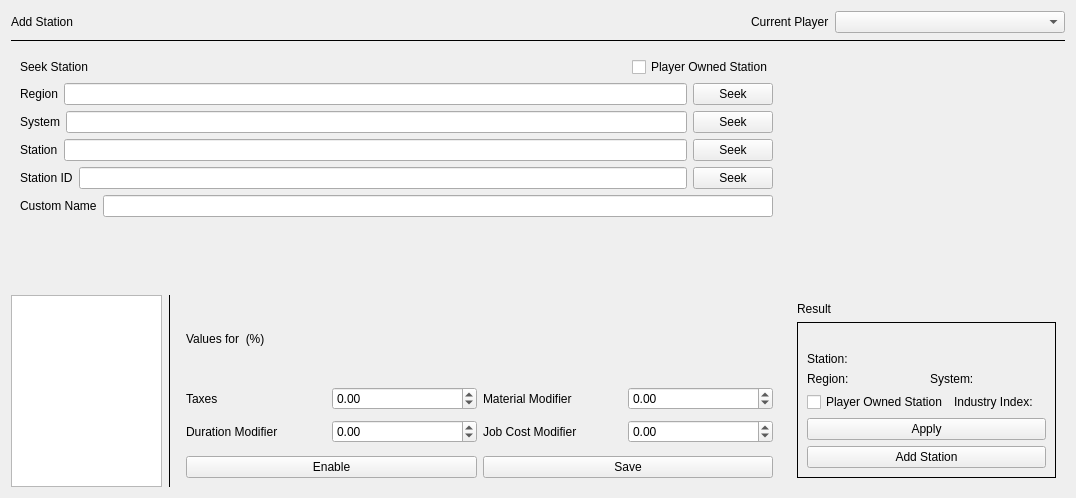
<?xml version="1.0" encoding="UTF-8"?>
<ui version="4.0">
 <class>AddStationForm</class>
 <widget class="QWidget" name="AddStationForm">
  <property name="geometry">
   <rect>
    <x>0</x>
    <y>0</y>
    <width>1076</width>
    <height>498</height>
   </rect>
  </property>
  <property name="windowTitle">
   <string>Form</string>
  </property>
  <layout class="QVBoxLayout" name="verticalLayout">
   <item>
    <layout class="QHBoxLayout" name="horizontalLayout_20" stretch="7,3">
     <item>
      <widget class="QLabel" name="label">
       <property name="sizePolicy">
        <sizepolicy hsizetype="Minimum" vsizetype="Maximum">
         <horstretch>0</horstretch>
         <verstretch>0</verstretch>
        </sizepolicy>
       </property>
       <property name="styleSheet">
        <string notr="true">font: 900 12pt &quot;Segoe UI&quot;;</string>
       </property>
       <property name="text">
        <string>Add Station</string>
       </property>
      </widget>
     </item>
     <item>
      <layout class="QHBoxLayout" name="horizontalLayout_21">
       <item>
        <widget class="QLabel" name="label_17">
         <property name="sizePolicy">
          <sizepolicy hsizetype="Maximum" vsizetype="Preferred">
           <horstretch>0</horstretch>
           <verstretch>0</verstretch>
          </sizepolicy>
         </property>
         <property name="text">
          <string>Current Player</string>
         </property>
        </widget>
       </item>
       <item>
        <widget class="QComboBox" name="comboBox_player"/>
       </item>
      </layout>
     </item>
    </layout>
   </item>
   <item>
    <widget class="Line" name="line">
     <property name="frameShadow">
      <enum>QFrame::Shadow::Plain</enum>
     </property>
     <property name="orientation">
      <enum>Qt::Orientation::Horizontal</enum>
     </property>
    </widget>
   </item>
   <item>
    <widget class="QWidget" name="widget_3" native="true">
     <layout class="QHBoxLayout" name="horizontalLayout_12">
      <property name="leftMargin">
       <number>0</number>
      </property>
      <property name="topMargin">
       <number>0</number>
      </property>
      <property name="rightMargin">
       <number>0</number>
      </property>
      <property name="bottomMargin">
       <number>0</number>
      </property>
      <item>
       <widget class="QWidget" name="widget_4" native="true">
        <layout class="QVBoxLayout" name="verticalLayout_5">
         <property name="leftMargin">
          <number>0</number>
         </property>
         <property name="topMargin">
          <number>0</number>
         </property>
         <property name="rightMargin">
          <number>0</number>
         </property>
         <property name="bottomMargin">
          <number>0</number>
         </property>
         <item>
          <widget class="QWidget" name="widget" native="true">
           <layout class="QVBoxLayout" name="verticalLayout_2">
            <item>
             <layout class="QHBoxLayout" name="horizontalLayout_8">
              <item>
               <widget class="QLabel" name="label_2">
                <property name="text">
                 <string>Seek Station</string>
                </property>
               </widget>
              </item>
              <item>
               <widget class="QCheckBox" name="checkBox_setPOS">
                <property name="sizePolicy">
                 <sizepolicy hsizetype="Maximum" vsizetype="Fixed">
                  <horstretch>0</horstretch>
                  <verstretch>0</verstretch>
                 </sizepolicy>
                </property>
                <property name="text">
                 <string>Player Owned Station</string>
                </property>
               </widget>
              </item>
             </layout>
            </item>
            <item>
             <layout class="QHBoxLayout" name="horizontalLayout">
              <item>
               <widget class="QLabel" name="label_3">
                <property name="text">
                 <string>Region</string>
                </property>
               </widget>
              </item>
              <item>
               <widget class="QLineEdit" name="lineEdit_regionName"/>
              </item>
              <item>
               <widget class="QPushButton" name="pushButton_seekRegion">
                <property name="text">
                 <string>Seek</string>
                </property>
               </widget>
              </item>
             </layout>
            </item>
            <item>
             <layout class="QHBoxLayout" name="horizontalLayout_2">
              <item>
               <widget class="QLabel" name="label_4">
                <property name="text">
                 <string>System</string>
                </property>
               </widget>
              </item>
              <item>
               <widget class="QLineEdit" name="lineEdit_systemName"/>
              </item>
              <item>
               <widget class="QPushButton" name="pushButton_seekSystem">
                <property name="text">
                 <string>Seek</string>
                </property>
               </widget>
              </item>
             </layout>
            </item>
            <item>
             <widget class="QWidget" name="widget_stationName" native="true">
              <layout class="QHBoxLayout" name="horizontalLayout_3">
               <property name="leftMargin">
                <number>0</number>
               </property>
               <property name="topMargin">
                <number>0</number>
               </property>
               <property name="rightMargin">
                <number>0</number>
               </property>
               <property name="bottomMargin">
                <number>0</number>
               </property>
               <item>
                <widget class="QLabel" name="label_5">
                 <property name="text">
                  <string>Station</string>
                 </property>
                </widget>
               </item>
               <item>
                <widget class="QLineEdit" name="lineEdit_stationName"/>
               </item>
               <item>
                <widget class="QPushButton" name="pushButton_seekStation">
                 <property name="text">
                  <string>Seek</string>
                 </property>
                </widget>
               </item>
              </layout>
             </widget>
            </item>
            <item>
             <widget class="QWidget" name="widget_stationId" native="true">
              <layout class="QHBoxLayout" name="horizontalLayout_19">
               <property name="leftMargin">
                <number>0</number>
               </property>
               <property name="topMargin">
                <number>0</number>
               </property>
               <property name="rightMargin">
                <number>0</number>
               </property>
               <property name="bottomMargin">
                <number>0</number>
               </property>
               <item>
                <widget class="QLabel" name="label_16">
                 <property name="text">
                  <string>Station ID</string>
                 </property>
                </widget>
               </item>
               <item>
                <widget class="QLineEdit" name="lineEdit_stationId"/>
               </item>
               <item>
                <widget class="QPushButton" name="pushButton_seekStationId">
                 <property name="text">
                  <string>Seek</string>
                 </property>
                </widget>
               </item>
              </layout>
             </widget>
            </item>
            <item>
             <layout class="QHBoxLayout" name="horizontalLayout_9">
              <item>
               <widget class="QLabel" name="label_9">
                <property name="text">
                 <string>Custom Name</string>
                </property>
               </widget>
              </item>
              <item>
               <widget class="QLineEdit" name="lineEdit_customName"/>
              </item>
             </layout>
            </item>
           </layout>
          </widget>
         </item>
         <item>
          <spacer name="verticalSpacer_2">
           <property name="orientation">
            <enum>Qt::Orientation::Vertical</enum>
           </property>
           <property name="sizeHint" stdset="0">
            <size>
             <width>20</width>
             <height>40</height>
            </size>
           </property>
          </spacer>
         </item>
         <item>
          <widget class="QWidget" name="widget_5" native="true">
           <layout class="QHBoxLayout" name="horizontalLayout_13" stretch="1,0,4">
            <property name="leftMargin">
             <number>0</number>
            </property>
            <property name="topMargin">
             <number>0</number>
            </property>
            <property name="rightMargin">
             <number>0</number>
            </property>
            <property name="bottomMargin">
             <number>0</number>
            </property>
            <item>
             <widget class="QListWidget" name="listWidget_activities">
              <property name="sizePolicy">
               <sizepolicy hsizetype="Maximum" vsizetype="Expanding">
                <horstretch>0</horstretch>
                <verstretch>0</verstretch>
               </sizepolicy>
              </property>
             </widget>
            </item>
            <item>
             <widget class="Line" name="line_2">
              <property name="frameShadow">
               <enum>QFrame::Shadow::Plain</enum>
              </property>
              <property name="orientation">
               <enum>Qt::Orientation::Vertical</enum>
              </property>
             </widget>
            </item>
            <item>
             <widget class="QWidget" name="widget_7" native="true">
              <property name="sizePolicy">
               <sizepolicy hsizetype="Preferred" vsizetype="Preferred">
                <horstretch>0</horstretch>
                <verstretch>0</verstretch>
               </sizepolicy>
              </property>
              <layout class="QVBoxLayout" name="verticalLayout_6">
               <item>
                <widget class="QLabel" name="label_titleActivity">
                 <property name="styleSheet">
                  <string notr="true">font: 600 11pt &quot;Segoe UI&quot;;</string>
                 </property>
                 <property name="text">
                  <string>Values for  (%)</string>
                 </property>
                </widget>
               </item>
               <item>
                <widget class="QWidget" name="widget_6" native="true">
                 <layout class="QGridLayout" name="gridLayout">
                  <property name="leftMargin">
                   <number>0</number>
                  </property>
                  <property name="topMargin">
                   <number>0</number>
                  </property>
                  <property name="rightMargin">
                   <number>0</number>
                  </property>
                  <property name="bottomMargin">
                   <number>0</number>
                  </property>
                  <property name="verticalSpacing">
                   <number>3</number>
                  </property>
                  <item row="0" column="0">
                   <layout class="QHBoxLayout" name="horizontalLayout_14">
                    <item>
                     <widget class="QLabel" name="label_11">
                      <property name="text">
                       <string>Taxes</string>
                      </property>
                     </widget>
                    </item>
                    <item>
                     <widget class="QDoubleSpinBox" name="doubleSpinBox_tax">
                      <property name="minimum">
                       <double>-100.000000000000000</double>
                      </property>
                      <property name="maximum">
                       <double>100.000000000000000</double>
                      </property>
                     </widget>
                    </item>
                   </layout>
                  </item>
                  <item row="0" column="1">
                   <layout class="QHBoxLayout" name="horizontalLayout_15">
                    <item>
                     <widget class="QLabel" name="label_13">
                      <property name="text">
                       <string>Material Modifier</string>
                      </property>
                     </widget>
                    </item>
                    <item>
                     <widget class="QDoubleSpinBox" name="doubleSpinBox_matModif">
                      <property name="minimum">
                       <double>-100.000000000000000</double>
                      </property>
                      <property name="maximum">
                       <double>100.000000000000000</double>
                      </property>
                     </widget>
                    </item>
                   </layout>
                  </item>
                  <item row="1" column="0">
                   <layout class="QHBoxLayout" name="horizontalLayout_16">
                    <item>
                     <widget class="QLabel" name="label_14">
                      <property name="text">
                       <string>Duration Modifier</string>
                      </property>
                     </widget>
                    </item>
                    <item>
                     <widget class="QDoubleSpinBox" name="doubleSpinBox_durModifier">
                      <property name="minimum">
                       <double>-100.000000000000000</double>
                      </property>
                      <property name="maximum">
                       <double>100.000000000000000</double>
                      </property>
                     </widget>
                    </item>
                   </layout>
                  </item>
                  <item row="1" column="1">
                   <layout class="QHBoxLayout" name="horizontalLayout_17">
                    <item>
                     <widget class="QLabel" name="label_15">
                      <property name="text">
                       <string>Job Cost Modifier</string>
                      </property>
                     </widget>
                    </item>
                    <item>
                     <widget class="QDoubleSpinBox" name="doubleSpinBox_jobcostmodif">
                      <property name="minimum">
                       <double>-100.000000000000000</double>
                      </property>
                      <property name="maximum">
                       <double>100.000000000000000</double>
                      </property>
                     </widget>
                    </item>
                   </layout>
                  </item>
                 </layout>
                </widget>
               </item>
               <item>
                <layout class="QHBoxLayout" name="horizontalLayout_18">
                 <item>
                  <widget class="QPushButton" name="pushButton_enable">
                   <property name="text">
                    <string>Enable</string>
                   </property>
                  </widget>
                 </item>
                 <item>
                  <widget class="QPushButton" name="pushButton_saveValues">
                   <property name="text">
                    <string>Save</string>
                   </property>
                  </widget>
                 </item>
                </layout>
               </item>
              </layout>
             </widget>
            </item>
           </layout>
          </widget>
         </item>
        </layout>
       </widget>
      </item>
      <item>
       <widget class="QWidget" name="widget_2" native="true">
        <layout class="QVBoxLayout" name="verticalLayout_4">
         <item>
          <spacer name="verticalSpacer">
           <property name="orientation">
            <enum>Qt::Orientation::Vertical</enum>
           </property>
           <property name="sizeHint" stdset="0">
            <size>
             <width>20</width>
             <height>40</height>
            </size>
           </property>
          </spacer>
         </item>
         <item>
          <widget class="QLabel" name="label_12">
           <property name="sizePolicy">
            <sizepolicy hsizetype="Preferred" vsizetype="Maximum">
             <horstretch>0</horstretch>
             <verstretch>0</verstretch>
            </sizepolicy>
           </property>
           <property name="styleSheet">
            <string notr="true">font: 600 11pt &quot;Segoe UI&quot;;</string>
           </property>
           <property name="text">
            <string>Result</string>
           </property>
          </widget>
         </item>
         <item>
          <widget class="QFrame" name="frame_2">
           <property name="frameShape">
            <enum>QFrame::Shape::Box</enum>
           </property>
           <layout class="QVBoxLayout" name="verticalLayout_3">
            <item>
             <widget class="QLabel" name="label_stationCustomName">
              <property name="styleSheet">
               <string notr="true">font: 600 11pt &quot;Segoe UI&quot;;
color: rgb(0, 170, 255);</string>
              </property>
              <property name="text">
               <string/>
              </property>
             </widget>
            </item>
            <item>
             <layout class="QHBoxLayout" name="horizontalLayout_4">
              <item>
               <widget class="QLabel" name="label_6">
                <property name="sizePolicy">
                 <sizepolicy hsizetype="Maximum" vsizetype="Preferred">
                  <horstretch>0</horstretch>
                  <verstretch>0</verstretch>
                 </sizepolicy>
                </property>
                <property name="text">
                 <string>Station:</string>
                </property>
               </widget>
              </item>
              <item>
               <widget class="QLabel" name="label_stationName">
                <property name="styleSheet">
                 <string notr="true">color: rgb(0, 182, 182);</string>
                </property>
                <property name="text">
                 <string/>
                </property>
               </widget>
              </item>
             </layout>
            </item>
            <item>
             <layout class="QHBoxLayout" name="horizontalLayout_5">
              <item>
               <layout class="QHBoxLayout" name="horizontalLayout_7">
                <item>
                 <widget class="QLabel" name="label_7">
                  <property name="sizePolicy">
                   <sizepolicy hsizetype="Maximum" vsizetype="Preferred">
                    <horstretch>0</horstretch>
                    <verstretch>0</verstretch>
                   </sizepolicy>
                  </property>
                  <property name="text">
                   <string>Region:</string>
                  </property>
                 </widget>
                </item>
                <item>
                 <widget class="QLabel" name="label_regionName">
                  <property name="styleSheet">
                   <string notr="true">color: rgb(0, 182, 182);</string>
                  </property>
                  <property name="text">
                   <string/>
                  </property>
                 </widget>
                </item>
               </layout>
              </item>
              <item>
               <layout class="QHBoxLayout" name="horizontalLayout_6">
                <item>
                 <widget class="QLabel" name="label_8">
                  <property name="sizePolicy">
                   <sizepolicy hsizetype="Maximum" vsizetype="Preferred">
                    <horstretch>0</horstretch>
                    <verstretch>0</verstretch>
                   </sizepolicy>
                  </property>
                  <property name="text">
                   <string>System:</string>
                  </property>
                 </widget>
                </item>
                <item>
                 <widget class="QLabel" name="label_systemName">
                  <property name="styleSheet">
                   <string notr="true">color: rgb(0, 182, 182);</string>
                  </property>
                  <property name="text">
                   <string/>
                  </property>
                 </widget>
                </item>
               </layout>
              </item>
             </layout>
            </item>
            <item>
             <layout class="QHBoxLayout" name="horizontalLayout_10">
              <item>
               <widget class="QCheckBox" name="checkBox_isPOS">
                <property name="text">
                 <string>Player Owned Station</string>
                </property>
                <property name="checkable">
                 <bool>false</bool>
                </property>
               </widget>
              </item>
              <item>
               <layout class="QHBoxLayout" name="horizontalLayout_11">
                <item>
                 <widget class="QLabel" name="label_10">
                  <property name="sizePolicy">
                   <sizepolicy hsizetype="Maximum" vsizetype="Preferred">
                    <horstretch>0</horstretch>
                    <verstretch>0</verstretch>
                   </sizepolicy>
                  </property>
                  <property name="text">
                   <string>Industry Index:</string>
                  </property>
                 </widget>
                </item>
                <item>
                 <widget class="QLabel" name="label_industryindex">
                  <property name="styleSheet">
                   <string notr="true">color: rgb(0, 182, 182);</string>
                  </property>
                  <property name="text">
                   <string/>
                  </property>
                 </widget>
                </item>
               </layout>
              </item>
             </layout>
            </item>
            <item>
             <widget class="QPushButton" name="pushButton_searchStation">
              <property name="text">
               <string>Apply</string>
              </property>
             </widget>
            </item>
            <item>
             <widget class="QPushButton" name="pushButton_addStation">
              <property name="text">
               <string>Add Station</string>
              </property>
             </widget>
            </item>
           </layout>
          </widget>
         </item>
        </layout>
       </widget>
      </item>
     </layout>
    </widget>
   </item>
  </layout>
 </widget>
 <resources/>
 <connections/>
</ui>
